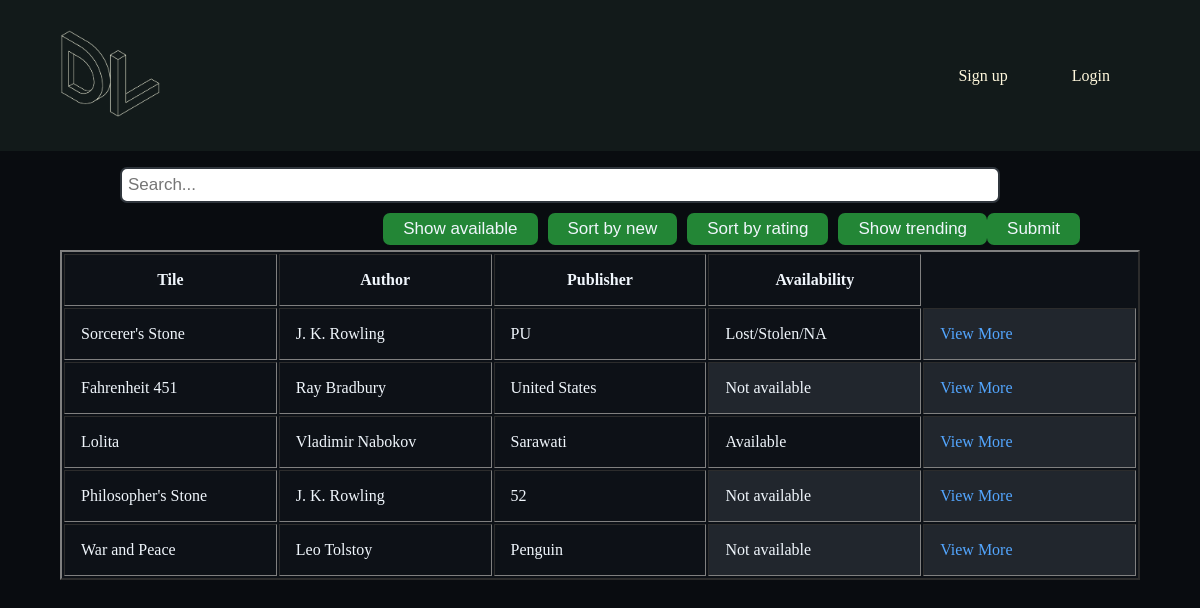
Page /sortrate/ on the committed database.
### book/models.py (models this page shows)
class Book(models.Model):
    Title = models.CharField(max_length = 120,null = False)
    Author = models.CharField(max_length = 120)
    Publisher = models.CharField(max_length = 120)
    Genre = models.CharField(max_length = 120)
    ISBN = models.CharField(max_length = 13,null = False) #as int was small, take as char
    Location = models.TextField()
    Available = models.BooleanField(default=True)
    Lost = models.BooleanField(default=False)
    Comments = models.TextField(null=True)
    SoftCopy = models.URLField(blank = True, max_length=200)

### book/views.py (the view)
# urls.py: path('sortrate/',sort_rate, name='sort'),
def sort_rate(request,*args,**kwargs):
    books = Book.objects.all()
    book_rate = []
    for book in books:
        bookratings = Rates.objects.filter(bookID=book.id)
        fr = float(0)
        l = float(0)
        for rate in bookratings:
            fr = fr + float(rate.rates)
            l=l+1
        if fr!=0:
            fr = float(fr)/l
        else:
            fr = float(0)
        book_rate.append([book,fr])
    book_rate.sort(key=lambda x:x[1])
    book_rate.reverse()
    book_list= [i[0] for i in book_rate]
    if request.user.groups.filter(name="Librarian"):
        return render(request,"Home/home-librarian.html",{"books":book_list})
    else:
        return render(request,"Home/home.html",{"books":book_list})

### Templates/Home/home.html (shortened to what this page needs)
{% load static %}
<!DOCTYPE html>
<head>
    <link rel="stylesheet" href="{% static 'Home/stylen.css' %}">
</head>
<body style= "background-color:#090c10;">
    <header>
    <a href="/"><img src="{% static 'DevLibrary.png' %}" alt="" width = "100" ></a>
        <nav>
            <ul class = "nvlinks">
                {% if user.is_authenticated %}
                <li><a href="user/">Hello, {{user.username}}</a></li>
                <li><a href="logout/">Logout</a></li>
                {% else %}
                <li><a href="register/">Sign up</a></li>
                <li><a href="login/">Login</a></li>
                {% endif %}
            </ul>
        </nav>
    </header>
    <div class = "searchbar">
        <form action = "/search/" method = "GET">
         <input type="text" placeholder="Search..." name="srch" id="srch">
         <button type="submit">Submit</button>
        </form>
        <a href= "/trend/" style ="color:white;text-decoration:none;"><button style="margin:0px 0px 5px 10px">  Show trending </button></a>
        <a href= "/sortrate/" style ="color:white;text-decoration:none;"><button style="margin:0px 0px 5px 10px">  Sort by rating  </button></a>
        <a href= "/sortnew/" style ="color:white;text-decoration:none;"><button style="margin:0px 0px 5px 10px">  Sort by new  </button></a>
        <a href= "/sortavlbl/" style ="color:white;text-decoration:none;"><button style="margin:0px 0px 5px 10px">  Show available  </button></a>
    </div>
    <div>
    <table class="table" border = "2px solid black" style="margin-left:auto;margin-right:auto;width:90%;color:#f0f6fc;background-color:#0d1117">
        <thead>
            <tr>
                <th style = "padding: 16px; width:20%;">Tile</th>
                <th style = "padding: 16px; width:20%;">Author</th>
                <th style = "padding: 16px; width:20%;">Publisher</th>
                <th style = "padding: 16px; width:20%;">Availability</th>
            </tr>
        </thead>
        <tbody>
        {% for book in books%}
            <tr>
                <td style = "padding: 16px; width:20%;" scope="row">{{book.Title}}</td>
                <td style = "padding: 16px; width:20%;">{{book.Author}}</td>
                <td style = "padding: 16px; width:20%;">{{book.Publisher}}</td>
                {% if book.Lost %}
                <td style = "padding: 16px; width:20%;">Lost/Stolen/NA</td>
                {% else %}
                    {% if book.Available %}
                    <td style = "padding: 16px; width:20%;">Available</td>
                    {% else %}
                    <td style = "padding: 16px; width:10%;background-color:#21262d;">Not available</td>
                    {% endif %}
                {% endif %}
                <td style = "padding: 16px; width:20%;background-color:#21262d;"><a href ="/book/{{book.id}}">View More</a></td>
            </tr>
        {% endfor %}
        </tbody>
    </table>
    </div>
</body>

### static/Home/stylen.css (style rules this page uses)
body { background-color: lightblue; }
* { margin: 0; padding: 0; }
header a,li { font: "Montserrat", sans-serif; font-size: 16px; color: cornsilk; text-decoration: none; }
header { background-color: #121a1a; display: flex; justify-content: space-between; align-items: center; padding: 30px 5%; }
.nvlinks { list-style: none; }
.nvlinks li { display: inline-block; padding: 0 30px; }
.searchbar { width: 80%; margin-left: auto; margin-right: auto; margin-top: 16px; }
.searchbar form { width: 100%; }
.searchbar input[type=text] { padding: 6px; width: 90%; margin-top: 0; margin-right: 0px; margin-left: auto; margin-bottom: 10px; font-size: 17px; border: 2px solid #30363d; border-radius: 7px; }
.searchbar button { float: right; padding: 6px 20px; margin-top: 0px; margin-left: 0px; margin-right: auto; background: #238636; color: #f0f6fc; font-size: 17px; border-radius: 7px; border: none; cursor: pointer; }
table a { color: #53a6ff; text-decoration: none; }

### rows in the picture
Book: Title "Sorcerer's Stone", Author "J. K. Rowling", Publisher "PU", Lost "Lost/Stolen/NA"
Book: Title "Fahrenheit 451", Author "Ray Bradbury", Publisher "United States", Lost "Not available"
Book: Title "Lolita", Author "Vladimir Nabokov", Publisher "Sarawati", Lost "Available"
Book: Title "Philosopher's Stone", Author "J. K. Rowling", Publisher "52", Lost "Not available"
Book: Title "War and Peace", Author "Leo Tolstoy", Publisher "Penguin", Lost "Not available"
